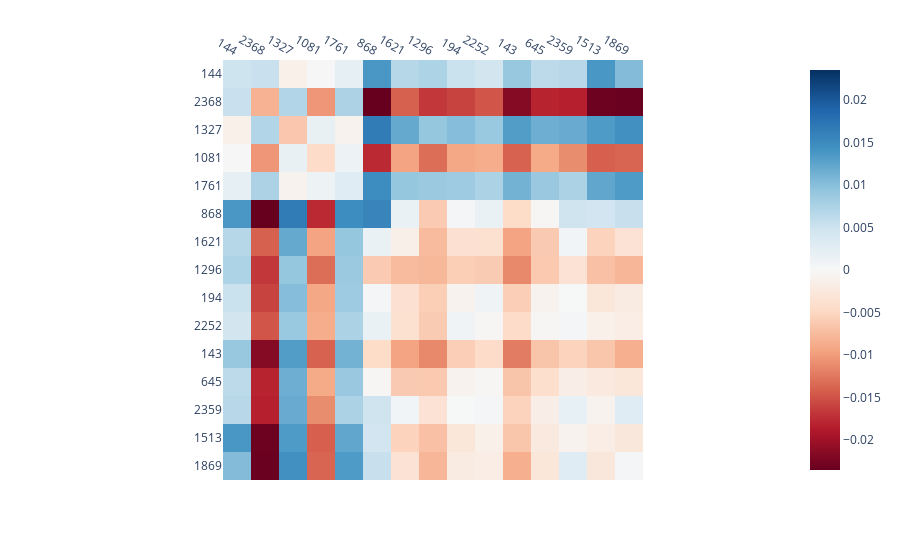

The cell this chart's notebook holds for it:
### Code cell
import torch
import plotly.express as px

try:
    import numpy as np
    from scipy.cluster.hierarchy import linkage, leaves_list
except ImportError:
    linkage = leaves_list = None


q = tracer.q(1372, project=True)

k = 15
idxs_flat = q.flatten().abs().topk(k * 3).indices
i1, i2 = torch.unravel_index(idxs_flat, q.shape)
idxs = torch.cat([i1, i2]).unique()[:k]

M = q[idxs][:, idxs] 


if linkage is not None:
    M_np = M.detach().cpu().float().numpy()

    A = np.abs(M_np)

    eps = 1e-8
    A0 = A - A.mean(axis=1, keepdims=True)
    denom = (np.linalg.norm(A0, axis=1, keepdims=True) + eps)
    Z = A0 / denom
    corr = Z @ Z.T
    dist = 1.0 - corr

    iu = np.triu_indices_from(dist, k=1)
    dist_condensed = dist[iu]

    L = linkage(dist_condensed, method="average")
    order = leaves_list(L)
    order = torch.tensor(order, device=idxs.device)
else:
    A = M.abs()
    start = int(A.sum(dim=1).argmax().item())
    remaining = set(range(k))
    order_list = [start]
    remaining.remove(start)
    while remaining:
        last = order_list[-1]
        nxt = max(remaining, key=lambda j: float(A[last, j].item()))
        order_list.append(nxt)
        remaining.remove(nxt)
    order = torch.tensor(order_list, device=idxs.device)

idxs_ord = idxs[order]
labels = [f"{i}" for i in idxs_ord.detach().cpu().tolist()]

M_ord = q[idxs_ord][:, idxs_ord].detach().cpu()

fig = px.imshow(
    M_ord,
    color_continuous_midpoint=0,
    color_continuous_scale="RdBu",
    x=labels,
    y=labels,
)
fig.update_xaxes(side="top")
fig.update_yaxes(autorange="reversed")  
fig.show()

### Figure 1 — Plotly figure (JSON) as saved in the notebook; plotly's stock layout.template omitted (floating-point values rounded to 4 significant figures; data arrays with more than 128 entries replaced by an {"elided": "..."} marker saying what was removed)
{"data": [{"coloraxis": "coloraxis", "hovertemplate": "x: %{x}<br>y: %{y}<br>color: %{z}<extra></extra>", "name": "0", "type": "heatmap", "x": ["144", "2368", "1327", "1081", "1761", "868", "1621", "1296", "194", "2252", "143", "645", "2359", "1513", "1869"], "xaxis": "x", "y": ["144", "2368", "1327", "1081", "1761", "868", "1621", "1296", "194", "2252", "143", "645", "2359", "1513", "1869"], "yaxis": "y", "z": {"elided": "15x15 float values"}}], "layout": {"coloraxis": {"cmid": 0, "colorscale": [[0, "rgb(103,0,31)"], [0.1, "rgb(178,24,43)"], [0.2, "rgb(214,96,77)"], [0.3, "rgb(244,165,130)"], [0.4, "rgb(253,219,199)"], [0.5, "rgb(247,247,247)"], [0.6, "rgb(209,229,240)"], [0.7, "rgb(146,197,222)"], [0.8, "rgb(67,147,195)"], [0.9, "rgb(33,102,172)"], [1, "rgb(5,48,97)"]]}, "margin": {"t": 60}, "xaxis": {"anchor": "y", "constrain": "domain", "domain": [0, 1], "scaleanchor": "y", "side": "top"}, "yaxis": {"anchor": "x", "autorange": "reversed", "constrain": "domain", "domain": [0, 1]}}}
